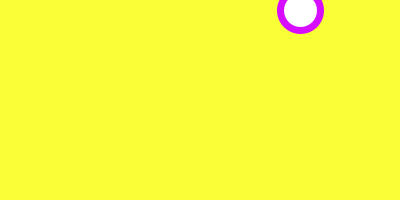
Frame 1 (no input)
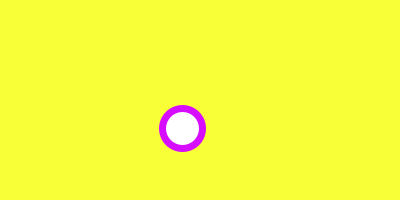
Frame 60 (the mouse pressed at the canvas centre just before this capture)
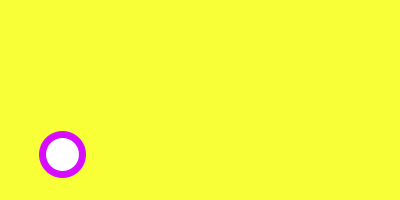
Frame 120 (the mouse held since frame 60 and released just before this capture)

The Processing sketch that drew these frames (run headless with seeded random() and noise(); from frame 60 on, the mouse is pressed at the canvas centre):

// Processing sketch: bouncing_ball
// ── bouncing_ball.pde
float circle_x = 300;
float circle_y = 10;
float i = -2;
float j = 2;

void setup() {
 size(400,200);
 stroke(#D60DFF);
 strokeWeight(7);
 
}
void draw() {
  background(#F8FF36);
  ellipse(circle_x, circle_y, 40, 40);
  
 circle_x = circle_x + i; 
 circle_y = circle_y + j;
 
 if(circle_x > width) {
   circle_x = width;
   i = -i;
 }
 if(circle_y > height) {
   circle_y = height;
   j = -j;
 }
 if (circle_x < 0) {
  circle_x = 0;
  i = -i;
 }
 if(circle_y < 0) {
  circle_y = 0;
  j = - j;
 }
}
